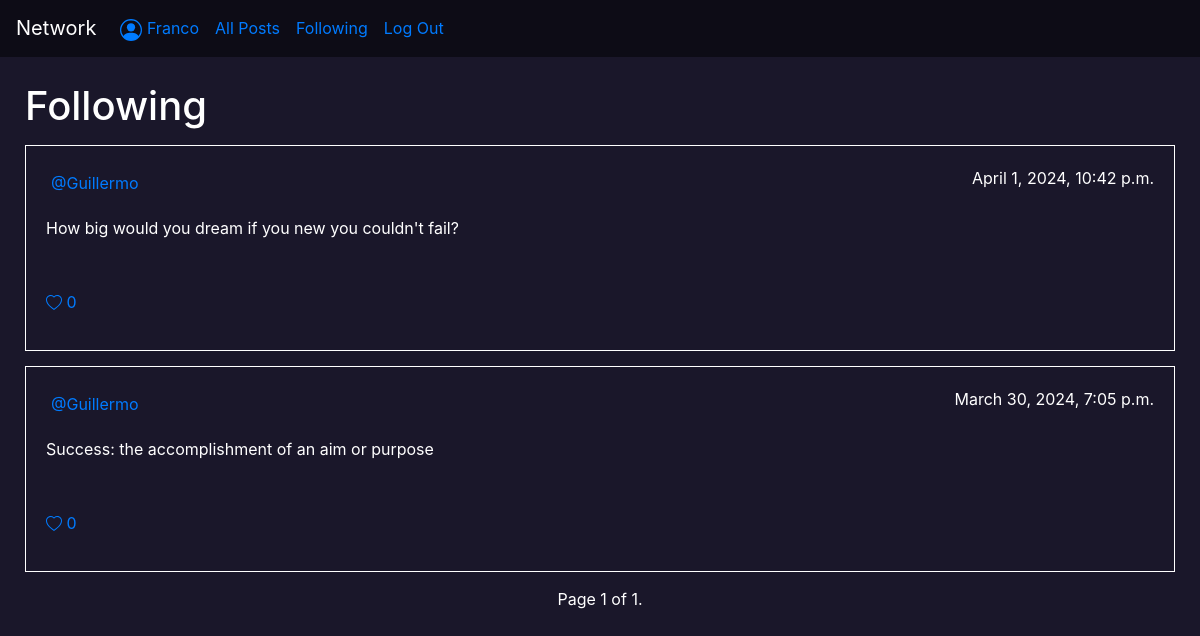
The app's page /following (signed in), older data.
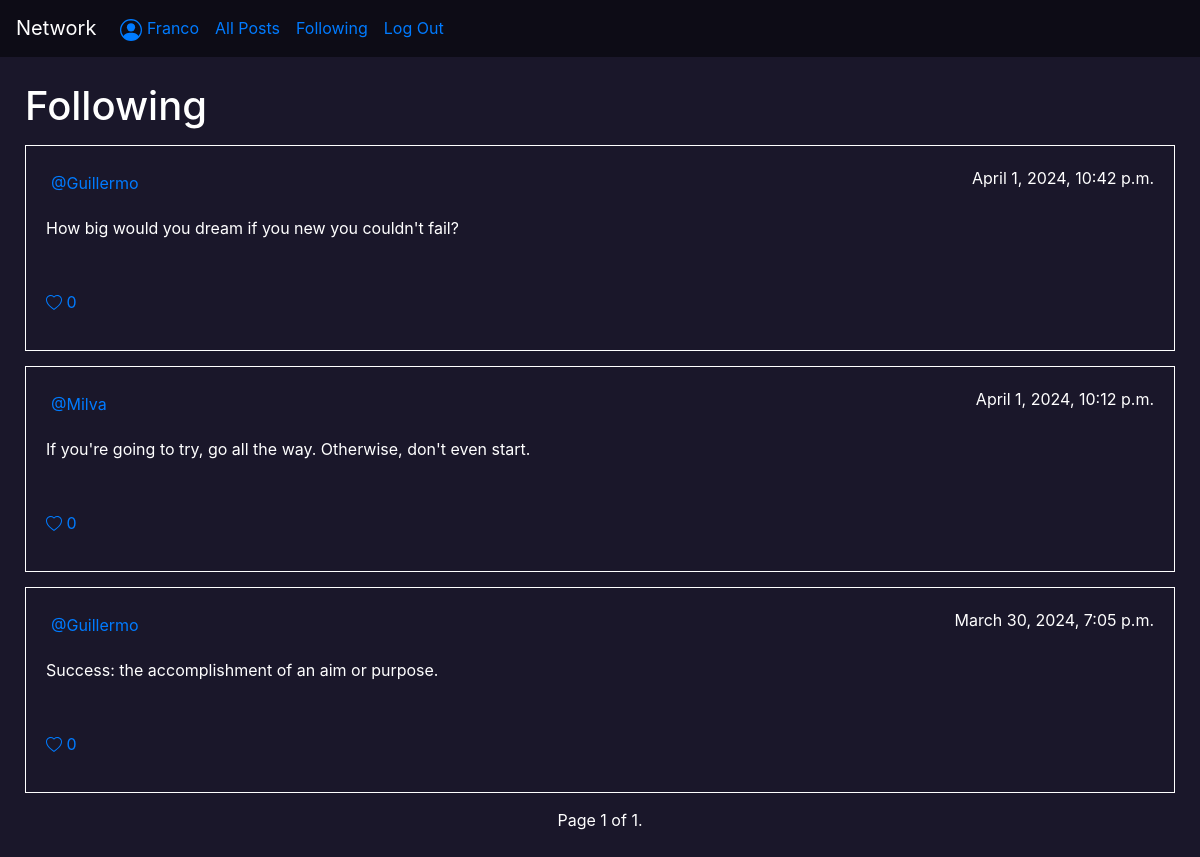
The same page, newer data.
### network/models.py (models this page shows)
class Post(models.Model):
    user = models.ForeignKey(User, on_delete = models.CASCADE, related_name='post_user')
    text = models.CharField(max_length=280)
    date = models.DateTimeField(default=timezone.now())
    likes = models.ManyToManyField(User,blank=True, related_name='likes')

class User(AbstractUser):
    pass

### network/views.py (the view)
# urls.py: path('following', views.following, name='following'),
def following(request):
    if request.user.is_authenticated:
        following_users = []
        following_profiles = Profile.objects.filter(follower=request.user.pk)
        for following_profile in following_profiles:
            following_users.append(following_profile.user)
        posts = Post.objects.filter(user__in=following_users).order_by('-date')
        paginator = Paginator(posts,10)
        page_number = request.GET.get('page')
        posts = paginator.get_page(page_number)
        logged_user = request.user
        if request.user.is_authenticated:
            liked_post_ids = Post.objects.filter(likes=logged_user).values_list('id', flat=True)
        else:
            liked_post_ids = []
        return render(request,'network/following.html',{'posts':posts,'logged_user':logged_user,'liked_post_ids':liked_post_ids})
    else:
        return HttpResponseRedirect(reverse('login'))

### network/templates/network/following.html (shortened to what this page needs)
{% extends "network/layout.html"%}
{% load static %}
{% block body%}
<div class="mid_section">
    <h1>Following</h1>
    {% if posts %}
        {% for post in posts %}
            <div class="post">
                <div class="top">
                    <div>
                        <a href="{% url 'profile' username=post.user %}" >@{{ post.user }}</a>
                    </div>
                    <p>{{ post.date }}</p>
                </div>
                <div>
                    <p>{{ post.text }}</p>
                </div>
                <div>
                    {%  if post.id in liked_post_ids %}
                        <button onclick="like('{{post.pk}}','like')" class="like-button" style="display: none;"  id="like_post{{post.pk}}">
                            &nbsp;
                            <p>
                                <svg xmlns="http://www.w3.org/2000/svg" width="16" height="16" fill="currentColor" class="bi bi-heart" viewBox="0 0 16 16">
                                    <path d="m8 2.748-.717-.737C5.6.281 2.514.878 1.4 3.053c-.523 1.023-.641 2.5.314 4.385.92 1.815 2.834 3.989 6.286 6.357 3.452-2.368 5.365-4.542 6.286-6.357.955-1.886.838-3.362.314-4.385C13.486.878 10.4.28 8.717 2.01zM8 15C-7.333 4.868 3.279-3.04 7.824 1.143q.09.083.176.171a3 3 0 0 1 .176-.17C12.72-3.042 23.333 4.867 8 15"/>
                                </svg> <span> {{ post.likes.all.count }}</span>
                            </p>
                        </button>
                        <button onclick="like('{{post.pk}}','unlike')" class="unlike-button" id="unlike_post{{post.pk}}">
                            &nbsp;
                            <p>
                                <svg xmlns="http://www.w3.org/2000/svg" width="16" height="16" fill="currentColor" class="bi bi-heart-fill" viewBox="0 0 16 16">
                                    <path fill-rule="evenodd" d="M8 1.314C12.438-3.248 23.534 4.735 8 15-7.534 4.736 3.562-3.248 8 1.314"/>
                                </svg> <span> {{ post.likes.all.count }}</span>
                            </p>
                        </button>
                    {% else %}
                        <button onclick="like('{{post.pk}}','like')" class="like-button" id="like_post{{post.pk}}">
                            <p>
                                 <span>{{ post.likes.all.count }}</span>
                            </p>
                        </button>
                    {% endif %}
                </div>
            </div>
        {% endfor %}
        <div class="pagination">
            <span class="step-links">
                <span class="current">
                    Page {{ posts.number }} of {{ posts.paginator.num_pages }}.
                </span>
            </span>
        </div>
    {% else %}
        <br>
        <div id="no_post">
            <strong>No posts so far</strong>
        </div>
    {% endif %}
</div>
{% endblock %}

Row changes from the older to the newer data that the page shows:
now on this page (row unchanged): Post: user "Milva", date "April 1, 2024, 10:12 p.m.", text "If you're going to try, go all the way. Otherwise, don't even start.", likes.all.count "0"
changed Post: text "Success: the accomplishment of an aim or purpose" → "Success: the accomplishment of an aim or purpose."
